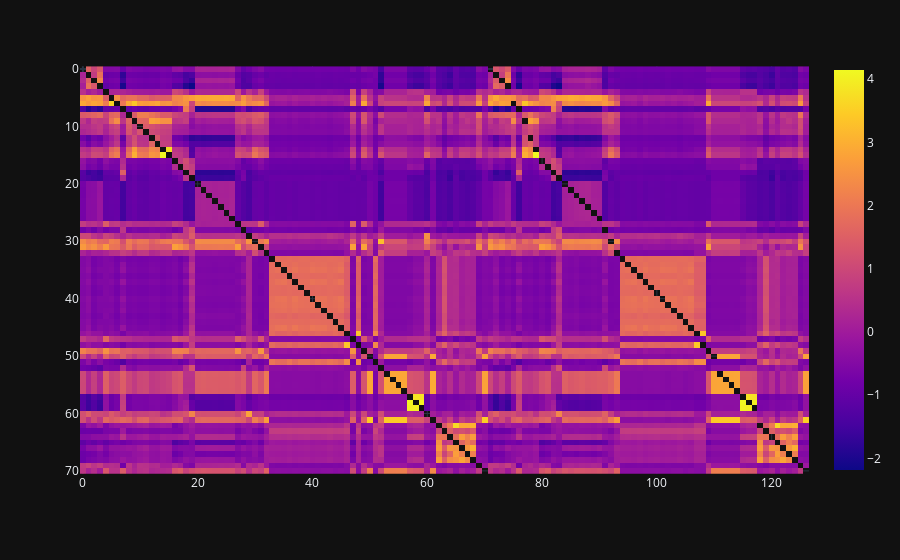

The notebook cell saved with this chart:
### Code cell
bkld = LoadCachedDistances('KLD-PP:NS-W:TS-100-BINS', zscore_axis=0)
px.imshow(bkld.df.values)

### Figure 1 — Plotly figure (JSON) as saved in the notebook; plotly's stock layout.template omitted (floating-point values rounded to 4 significant figures; data arrays with more than 128 entries replaced by an {"elided": "..."} marker saying what was removed)
{"data": [{"coloraxis": "coloraxis", "name": "0", "z": {"elided": "71x127 float values"}, "type": "heatmap", "xaxis": "x", "yaxis": "y", "hovertemplate": "x: %{x}<br>y: %{y}<br>color: %{z}<extra></extra>"}], "layout": {"xaxis": {"anchor": "y", "domain": [0.0, 1.0], "scaleanchor": "y", "constrain": "domain"}, "yaxis": {"anchor": "x", "domain": [0.0, 1.0], "autorange": "reversed", "constrain": "domain"}, "coloraxis": {"colorscale": [[0.0, "#0d0887"], [0.1111, "#46039f"], [0.2222, "#7201a8"], [0.3333, "#9c179e"], [0.4444, "#bd3786"], [0.5556, "#d8576b"], [0.6667, "#ed7953"], [0.7778, "#fb9f3a"], [0.8889, "#fdca26"], [1.0, "#f0f921"]]}, "margin": {"t": 60}}}
